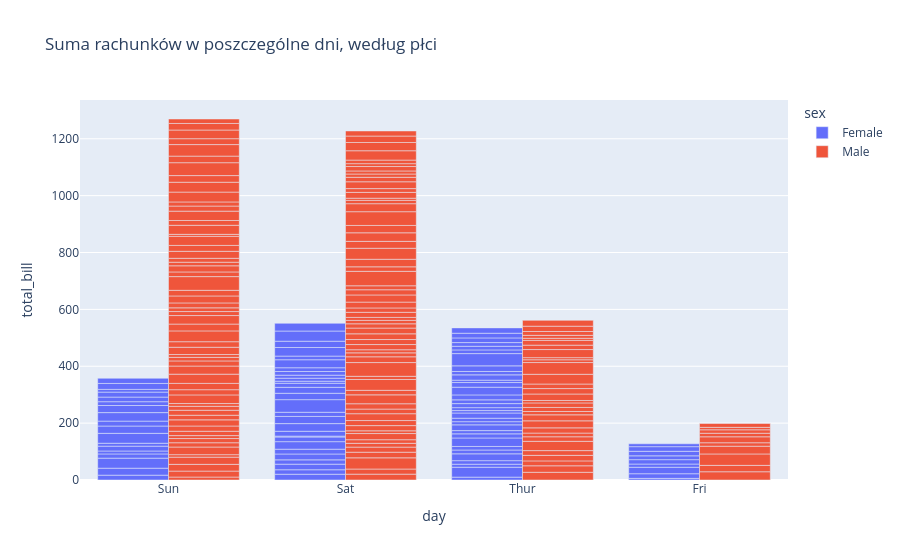

The notebook cell saved with this chart:
### Code cell
tips = px.data.tips()

fig = px.bar(tips, x='day', y='total_bill', color='sex', barmode='group', title='Suma rachunków w poszczególne dni, według płci')
fig.show()

### Figure 1 — Plotly figure (JSON) as saved in the notebook; plotly's stock layout.template omitted (floating-point values rounded to 4 significant figures; data arrays with more than 128 entries replaced by an {"elided": "..."} marker saying what was removed)
{"data": [{"alignmentgroup": "True", "hovertemplate": "sex=Female<br>day=%{x}<br>total_bill=%{y}<extra></extra>", "legendgroup": "Female", "marker": {"color": "#636efa", "pattern": {"shape": ""}}, "name": "Female", "offsetgroup": "Female", "orientation": "v", "showlegend": true, "textposition": "auto", "type": "bar", "x": ["Sun", "Sun", "Sun", "Sun", "Sun", "Sun", "Sat", "Sat", "Sat", "Sat", "Sat", "Sat", "Sun", "Sun", "Sat", "Sat", "Sat", "Sat", "Sat", "Sat", "Sat", "Thur", "Thur", "Fri", "Fri", "Fri", "Fri", "Fri", "Sat", "Sat", "Sat", "Sat", "Sat", "Sun", "Sun", "Thur", "Thur", "Thur", "Thur", "Thur", "Thur", "Thur", "Thur", "Thur", "Thur", "Thur", "Thur", "Thur", "Thur", "Thur", "Thur", "Thur", "Thur", "Thur", "Thur", "Thur", "Thur", "Sun", "Sun", "Sun", "Sun", "Sun", "Sat", "Sat", "Sun", "Sun", "Sun", "Thur", "Thur", "Thur", "Thur", "Thur", "Thur", "Thur", "Sat", "Sat", "Sat", "Sat", "Sat", "Fri", "Fri", "Fri", "Fri", "Sat", "Sat", "Sat", "Thur"], "xaxis": "x", "y": [16.99, 24.59, 35.26, 14.83, 10.33, 16.97, 20.29, 15.77, 19.65, 15.06, 20.69, 16.93, 10.29, 34.81, 26.41, 16.45, 3.07, 17.07, 26.86, 25.28, 14.73, 10.07, 34.83, 5.75, 16.32, 22.75, 11.35, 15.38, 44.3, 22.42, 20.92, 14.31, 7.25, 25.71, 17.31, 10.65, 12.43, 24.08, 13.42, 12.48, 29.8, 14.52, 11.38, 20.27, 11.17, 12.26, 18.26, 8.51, 10.33, 14.15, 13.16, 17.47, 27.05, 16.43, 8.35, 18.64, 11.87, 29.85, 25.0, 13.39, 16.21, 17.51, 10.59, 10.63, 9.6, 20.9, 18.15, 19.81, 43.11, 13.0, 12.74, 13.0, 16.4, 16.47, 12.76, 13.27, 28.17, 12.9, 30.14, 13.42, 15.98, 16.27, 10.09, 22.12, 35.83, 27.18, 18.78], "yaxis": "y"}, {"alignmentgroup": "True", "hovertemplate": "sex=Male<br>day=%{x}<br>total_bill=%{y}<extra></extra>", "legendgroup": "Male", "marker": {"color": "#EF553B", "pattern": {"shape": ""}}, "name": "Male", "offsetgroup": "Male", "orientation": "v", "showlegend": true, "textposition": "auto", "type": "bar", "x": {"elided": "157 str values"}, "xaxis": "x", "y": {"elided": "157 float values"}, "yaxis": "y"}], "layout": {"barmode": "group", "legend": {"title": {"text": "sex"}, "tracegroupgap": 0}, "title": {"text": "Suma rachunków w poszczególne dni, według płci"}, "xaxis": {"anchor": "y", "domain": [0, 1], "title": {"text": "day"}}, "yaxis": {"anchor": "x", "domain": [0, 1], "title": {"text": "total_bill"}}}}
